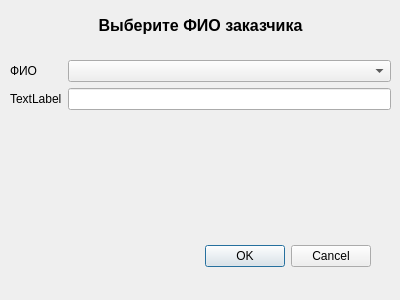
<?xml version="1.0" encoding="UTF-8"?>
<ui version="4.0">
 <class>ZaprosZakazchik</class>
 <widget class="QDialog" name="ZaprosZakazchik">
  <property name="geometry">
   <rect>
    <x>0</x>
    <y>0</y>
    <width>400</width>
    <height>300</height>
   </rect>
  </property>
  <property name="windowTitle">
   <string>Dialog</string>
  </property>
  <widget class="QDialogButtonBox" name="buttonBox">
   <property name="geometry">
    <rect>
     <x>30</x>
     <y>240</y>
     <width>341</width>
     <height>32</height>
    </rect>
   </property>
   <property name="orientation">
    <enum>Qt::Horizontal</enum>
   </property>
   <property name="standardButtons">
    <set>QDialogButtonBox::Cancel|QDialogButtonBox::Ok</set>
   </property>
  </widget>
  <widget class="QWidget" name="formLayoutWidget">
   <property name="geometry">
    <rect>
     <x>10</x>
     <y>60</y>
     <width>381</width>
     <height>171</height>
    </rect>
   </property>
   <layout class="QFormLayout" name="formLayout">
    <item row="0" column="0">
     <widget class="QLabel" name="info">
      <property name="text">
       <string>ФИО</string>
      </property>
     </widget>
    </item>
    <item row="0" column="1">
     <widget class="QComboBox" name="comboBox"/>
    </item>
    <item row="1" column="1">
     <widget class="QLineEdit" name="TEXT"/>
    </item>
    <item row="1" column="0">
     <widget class="QLabel" name="info2">
      <property name="text">
       <string>TextLabel</string>
      </property>
     </widget>
    </item>
   </layout>
  </widget>
  <widget class="QWidget" name="verticalLayoutWidget">
   <property name="geometry">
    <rect>
     <x>10</x>
     <y>0</y>
     <width>381</width>
     <height>51</height>
    </rect>
   </property>
   <layout class="QVBoxLayout" name="verticalLayout">
    <item>
     <widget class="QLabel" name="INFO">
      <property name="font">
       <font>
        <pointsize>12</pointsize>
        <weight>75</weight>
        <bold>true</bold>
       </font>
      </property>
      <property name="text">
       <string>Выберите ФИО заказчика</string>
      </property>
      <property name="alignment">
       <set>Qt::AlignCenter</set>
      </property>
     </widget>
    </item>
   </layout>
  </widget>
 </widget>
 <resources/>
 <connections>
  <connection>
   <sender>buttonBox</sender>
   <signal>accepted()</signal>
   <receiver>ZaprosZakazchik</receiver>
   <slot>accept()</slot>
   <hints>
    <hint type="sourcelabel">
     <x>248</x>
     <y>254</y>
    </hint>
    <hint type="destinationlabel">
     <x>157</x>
     <y>274</y>
    </hint>
   </hints>
  </connection>
  <connection>
   <sender>buttonBox</sender>
   <signal>rejected()</signal>
   <receiver>ZaprosZakazchik</receiver>
   <slot>reject()</slot>
   <hints>
    <hint type="sourcelabel">
     <x>316</x>
     <y>260</y>
    </hint>
    <hint type="destinationlabel">
     <x>286</x>
     <y>274</y>
    </hint>
   </hints>
  </connection>
 </connections>
</ui>
